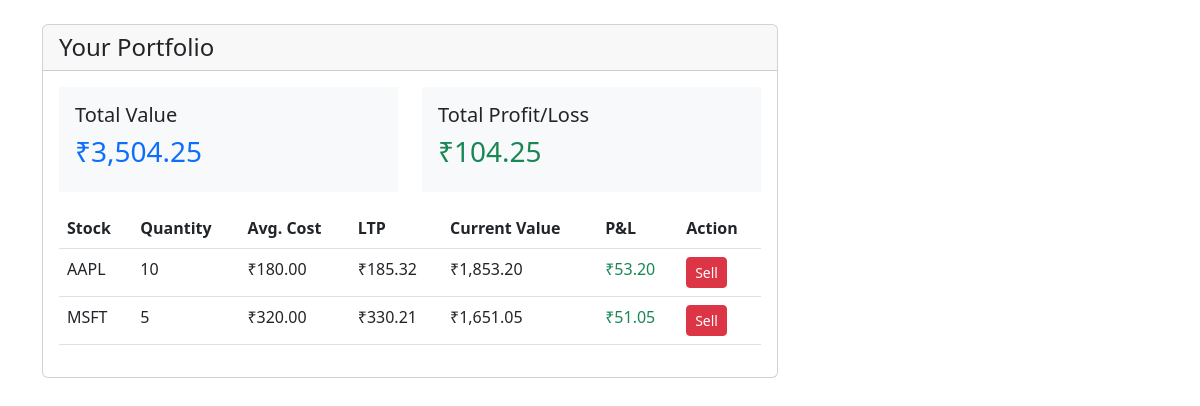
Page /portfolio.php (signed in) on the committed database.
### tables this page shows
CREATE TABLE portfolio (
    id INT AUTO_INCREMENT PRIMARY KEY,
    user_id INT,
    stock_id INT,
    quantity INT NOT NULL,
    purchase_price DECIMAL(15, 2),
    purchase_date TIMESTAMP DEFAULT CURRENT_TIMESTAMP,
    FOREIGN KEY (user_id) REFERENCES users(id),
    FOREIGN KEY (stock_id) REFERENCES stocks(id)
);

CREATE TABLE stocks (
    id INT AUTO_INCREMENT PRIMARY KEY,
    symbol VARCHAR(20) UNIQUE NOT NULL,
    name VARCHAR(100) NOT NULL,
    current_price DECIMAL(15, 2) NOT NULL,
    last_updated TIMESTAMP DEFAULT CURRENT_TIMESTAMP
);

### portfolio.php (the view, shortened to what this page needs)
<?php
require_once 'includes/header.php';
require_once 'config/db.php';
$stmt = $pdo->prepare("
    SELECT p.*, s.symbol, s.current_price
    FROM portfolio p
    JOIN stocks s ON p.stock_id = s.id
    WHERE p.user_id = ?
");
$stmt->execute([$_SESSION['user_id']]);
$portfolio = $stmt->fetchAll(PDO::FETCH_ASSOC);
$total_value = 0;
$total_profit = 0;
foreach ($portfolio as $item) {
    $current_value = $item['quantity'] * $item['current_price'];
    $total_value += $current_value;
    $total_profit += ($current_value - ($item['quantity'] * $item['purchase_price']));
}
?>
<div class="container mt-4">
    <div class="row">
        <div class="col-md-8">
            <div class="card">
                <div class="card-header">
                    <h4 class="mb-0">Your Portfolio</h4>
                </div>
                <div class="card-body">
                    <div class="row mb-3">
                        <div class="col-md-6">
                            <div class="stat-card bg-light p-3">
                                <h5>Total Value</h5>
                                <div class="h3 text-primary">₹<?= number_format($total_value, 2) ?></div>
                            </div>
                        </div>
                        <div class="col-md-6">
                            <div class="stat-card bg-light p-3">
                                <h5>Total Profit/Loss</h5>
                                <div class="h3 <?= $total_profit >= 0 ? 'text-success' : 'text-danger' ?>">
                                    ₹<?= number_format($total_profit, 2) ?>
                                </div>
                            </div>
                        </div>
                    </div>
                    <table class="table table-hover">
                        <thead>
                            <tr>
                                <th>Stock</th>
                                <th>Quantity</th>
                                <th>Avg. Cost</th>
                                <th>LTP</th>
                                <th>Current Value</th>
                                <th>P&L</th>
                                <th>Action</th>
                            </tr>
                        </thead>
                        <tbody>
                            <?php foreach ($portfolio as $item):
                                $current_value = $item['quantity'] * $item['current_price'];
                                $profit = $current_value - ($item['quantity'] * $item['purchase_price']);
                            ?>
                            <tr>
                                <td><?= $item['symbol'] ?></td>
                                <td><?= $item['quantity'] ?></td>
                                <td>₹<?= number_format($item['purchase_price'], 2) ?></td>
                                <td>₹<?= number_format($item['current_price'], 2) ?></td>
                                <td>₹<?= number_format($current_value, 2) ?></td>
                                <td class="<?= $profit >= 0 ? 'text-success' : 'text-danger' ?>">
                                    ₹<?= number_format($profit, 2) ?>
                                </td>
                                <td>
                                    <button class="btn btn-sm btn-danger"
                                            onclick="sellStock('<?= $item['symbol'] ?>', <?= $item['stock_id'] ?>)">
                                        Sell
                                    </button>
                                </td>
                            </tr>
                            <?php endforeach; ?>
                        </tbody>
                    </table>
                </div>
            </div>
        </div>
    </div>
</div>

### header.php (shortened to what this page needs)
<!DOCTYPE html>
<html lang="en">
<head>
    <link href="https://cdn.jsdelivr.net/npm/bootstrap@5.3.0/dist/css/bootstrap.min.css" rel="stylesheet">
</head>
<body>

### rows in the picture
portfolio: stock.symbol "AAPL", quantity "10", purchase_price "180.00", stock.current_price "185.32", quantity.current_price "1,853.20", profit "53.20"
portfolio: stock.symbol "MSFT", quantity "5", purchase_price "320.00", stock.current_price "330.21", quantity.current_price "1,651.05", profit "51.05"

### other values in the picture
$total_value "3,504.25"
$total_profit "104.25"
